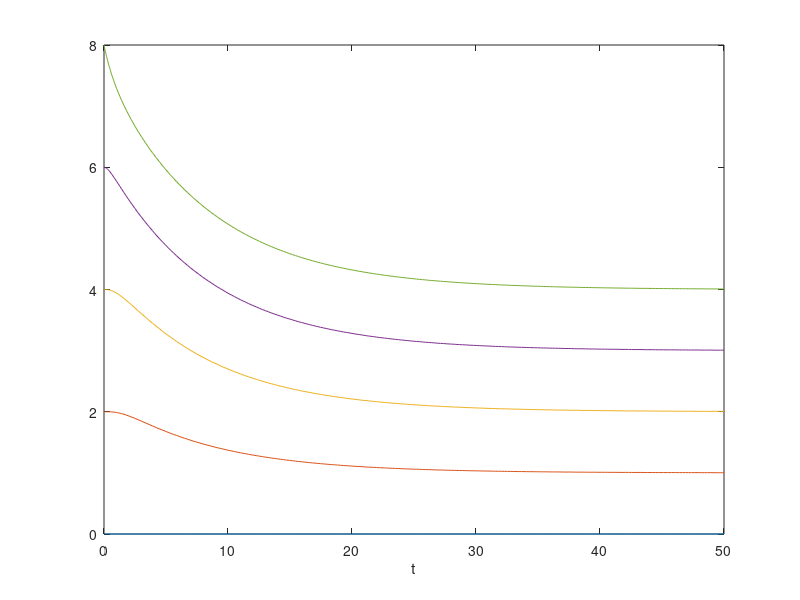

Write MATLAB code to recreate this figure.
function noreference_ode()
global N s0
N=5;
cell_positions = (2*(0:(N-1))).';
% default_postiion = 0:(N-1);
s0 = 1; %default length
tend = 50;% how long the simulation goes for
[T,Y] = ode45(@cell_forces,[0 tend],cell_positions);



plot(T,Y);
xlabel('t')


end

function dxdt = cell_forces(t,x)

global N s0

extensions = diff(x)-s0;
dxdt =  -[extensions(1);extensions] + [extensions;0];

end
    